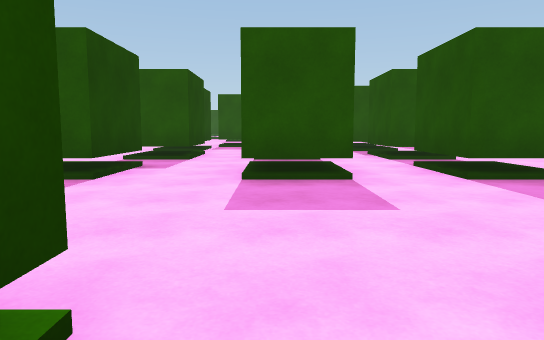
View 1 (above)

24 first-person views from a walk through a Unity game level. The camera is 1.2 m above the floor, tilts 6° down and sees 70° across. The floor is counted in squares, 2 m on a side. Each view is taken from the middle of a square. On the plan, view 1 faces up. The plan holds only what a view shows up to about 11 squares ahead; the rest is blank. The place goes on beyond the plan. Surface patterns are stand-ins for the level's own textures.

View 2
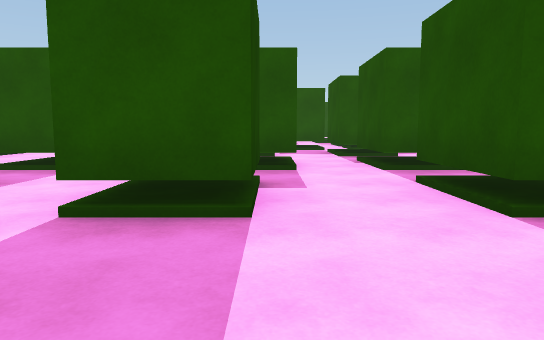

View 3
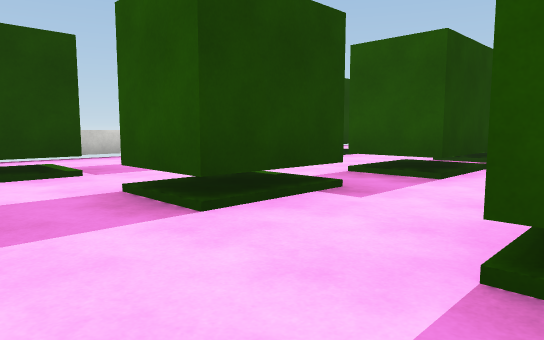

View 4
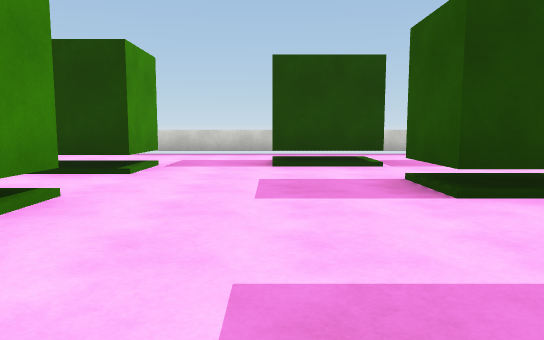

View 5
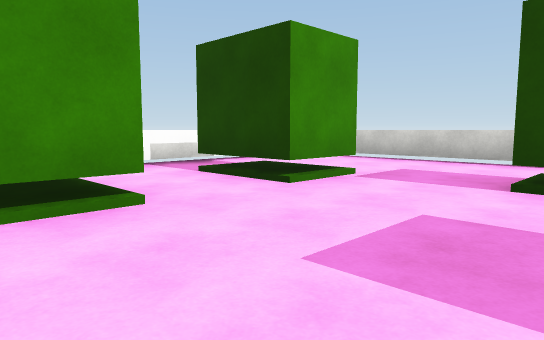

View 6
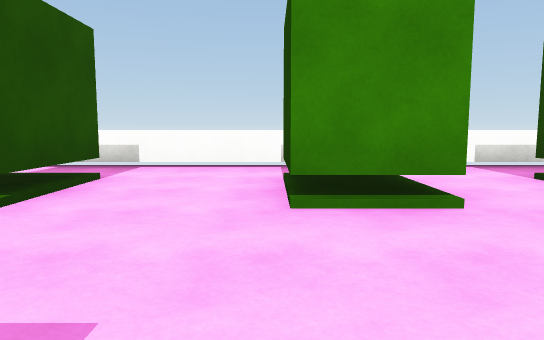

View 7
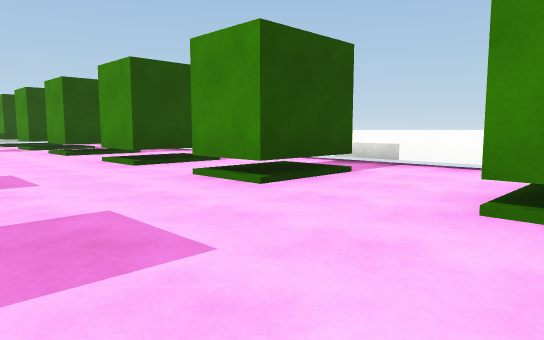

View 8
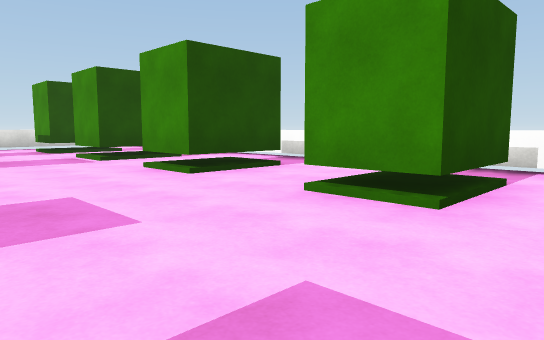

View 9
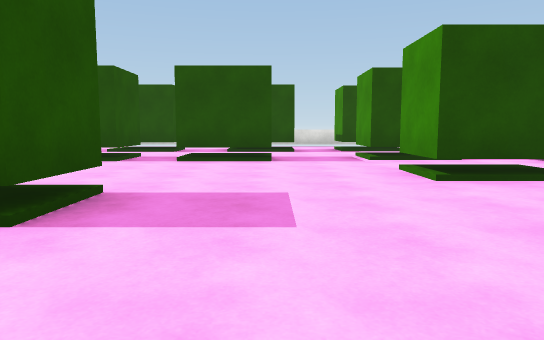

View 10
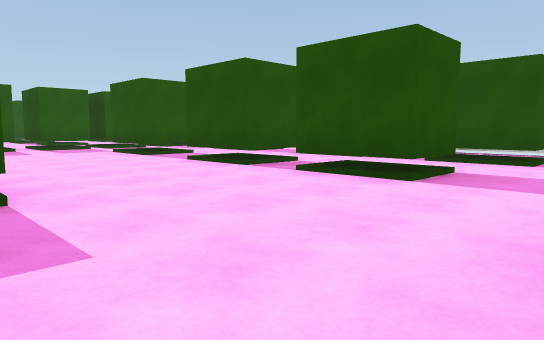

View 11
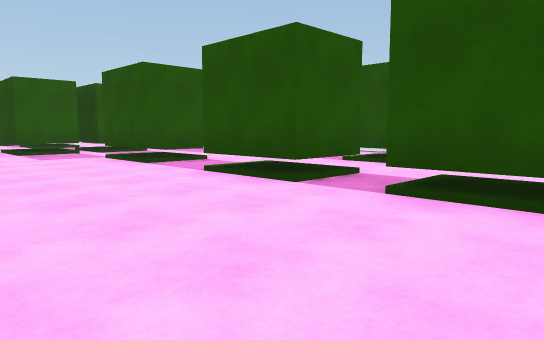

View 12
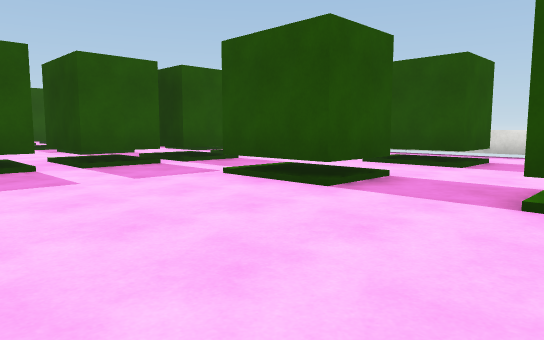

View 13
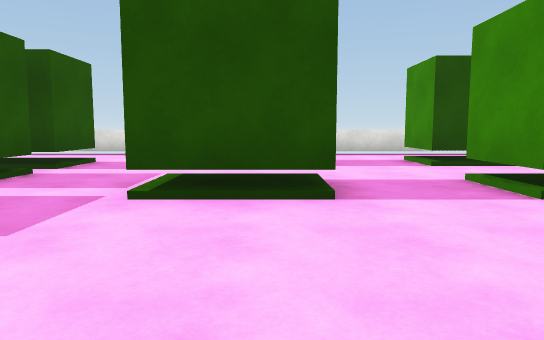

View 14
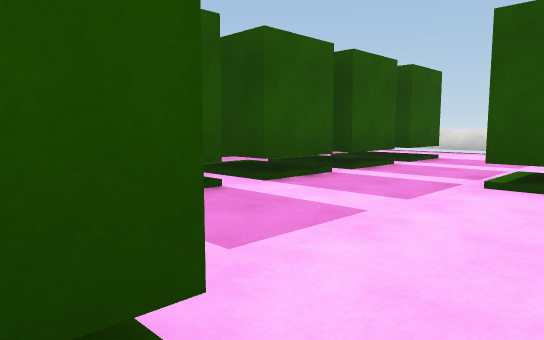

View 15
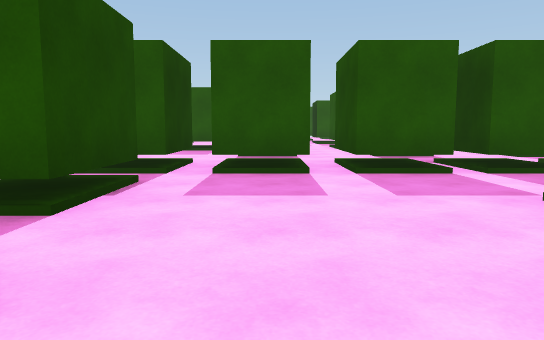

View 16
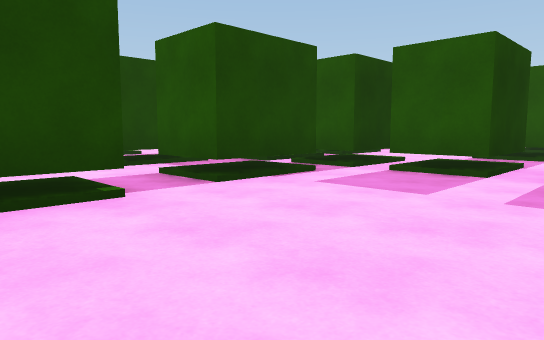

View 17
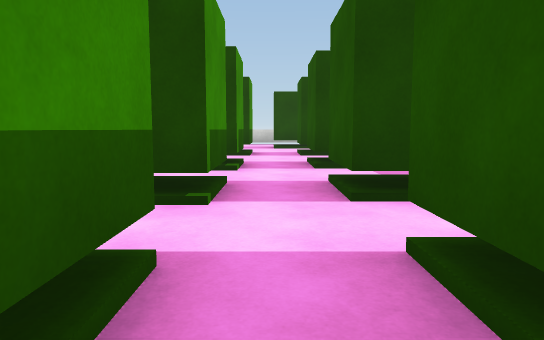

View 18
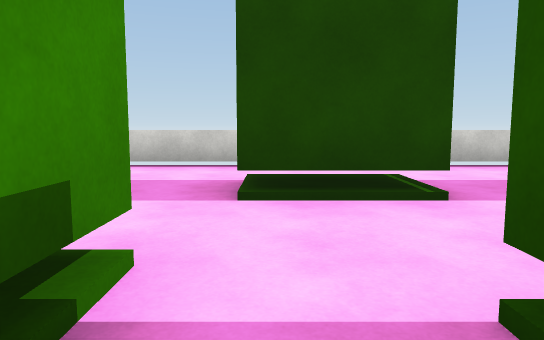

View 19
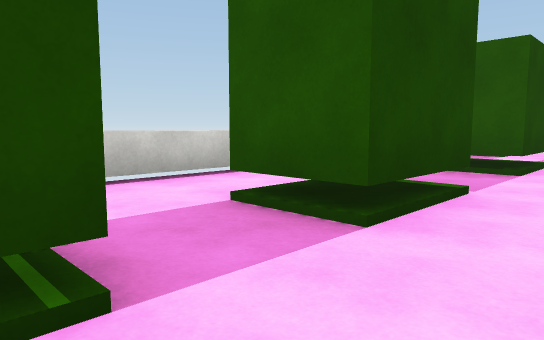

View 20
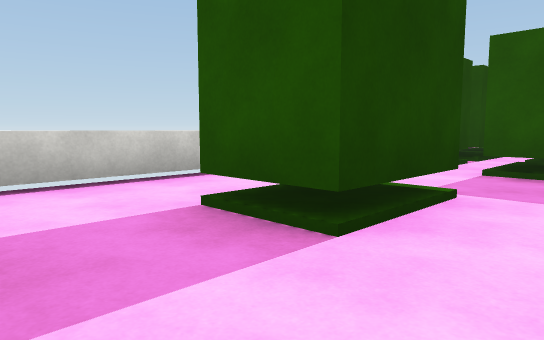

View 21
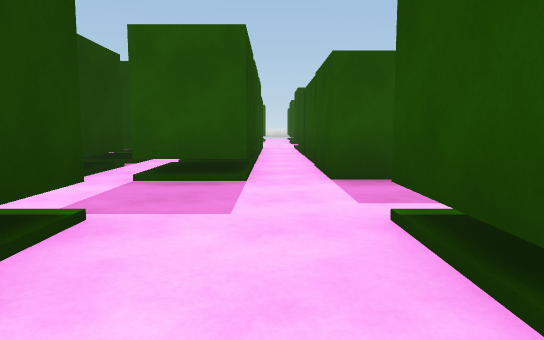

View 22
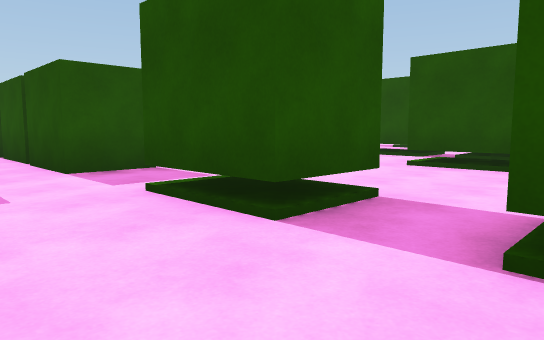

View 23
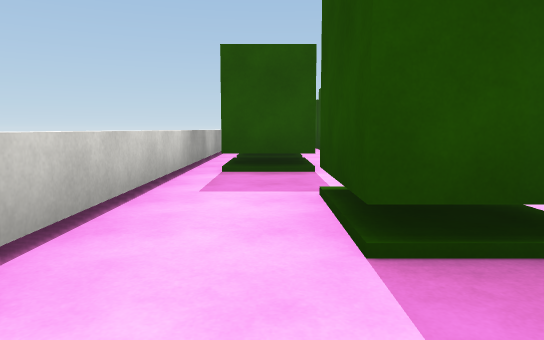

View 24
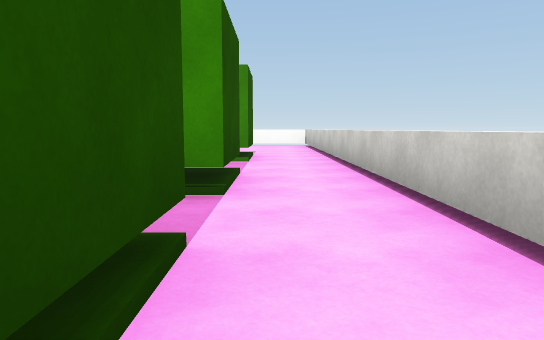

### Floor plan
Key: @ floor where view 1 was taken; # wall or solid block; x gap in a wall; . floor; ^ raised ledge; T thing the floor can be seen under or through.
Columns run from 12 left of view 1 to 13 right of it. Each row starts with its distance up from view 1.
 24     #.#
 23     #.#
 22     #.#
 21 ^. .#.#
 20 ^.x.#.#        #
 19 ^.x.#.#        .  ..
 18 ^.#.#.##       .  ..
 17 ^.......     #...#.. ..
 16 ^.......   ..#.........  ^
 15 ^..#..# .....x.#.#.##   .^
 14 ^..#..##...#  .#.#.#####.^
 13 ^........... ............^
 12  .....#    .#..#........ ^
 11 ^..#..##.##.#..#....T..  ^
 10 ^...................T..# ^
  9 ^.....##.##.##.#.........^
  8 ^..#..##.##.# .#.........^
  7 ^..#................#..#.^
  6 ^.....#..#..# .#....#..# ^
  5 ^.....#..#..##.#........
  4 ^..#................#..# ^
  3 ^......................# ^
  2 ^........................^
  1 ^...#..#..##..#..#..#..##^
  0 ^...#..#..# @.#..#..# .#
 -1 ^...... .............
 -2  ^ ^^^  ^^^^^^^ ^^^^^

Where each view was taken, in squares from view 1:
view 1: 0 up, 0 right, facing up
view 2: 2 up, 2 left, facing up
view 3: 3 up, 3 left, facing up-left
view 4: 3 up, 2 left, facing left
view 5: 4 up, 4 left, facing down-left
view 6: 4 up, 4 left, facing down
view 7: 4 up, 5 left, facing down-right
view 8: 4 up, 0 right, facing down-right
view 9: 3 up, 0 right, facing right
view 10: 1 up, 3 right, facing up-right
view 11: 3 up, 4 right, facing up-right
view 12: 7 up, 4 right, facing up-right
view 13: 10 up, 4 right, facing right
view 14: 10 up, 3 right, facing up-right
view 15: 8 up, 5 right, facing up
view 16: 8 up, 7 right, facing up-left
view 17: 10 up, 4 right, facing left
view 18: 7 up, 5 left, facing left
view 19: 8 up, 7 left, facing up-left
view 20: 12 up, 7 left, facing up-left
view 21: 13 up, 7 left, facing up
view 22: 12 up, 8 left, facing up-right
view 23: 12 up, 10 left, facing up
view 24: 12 up, 10 left, facing down
